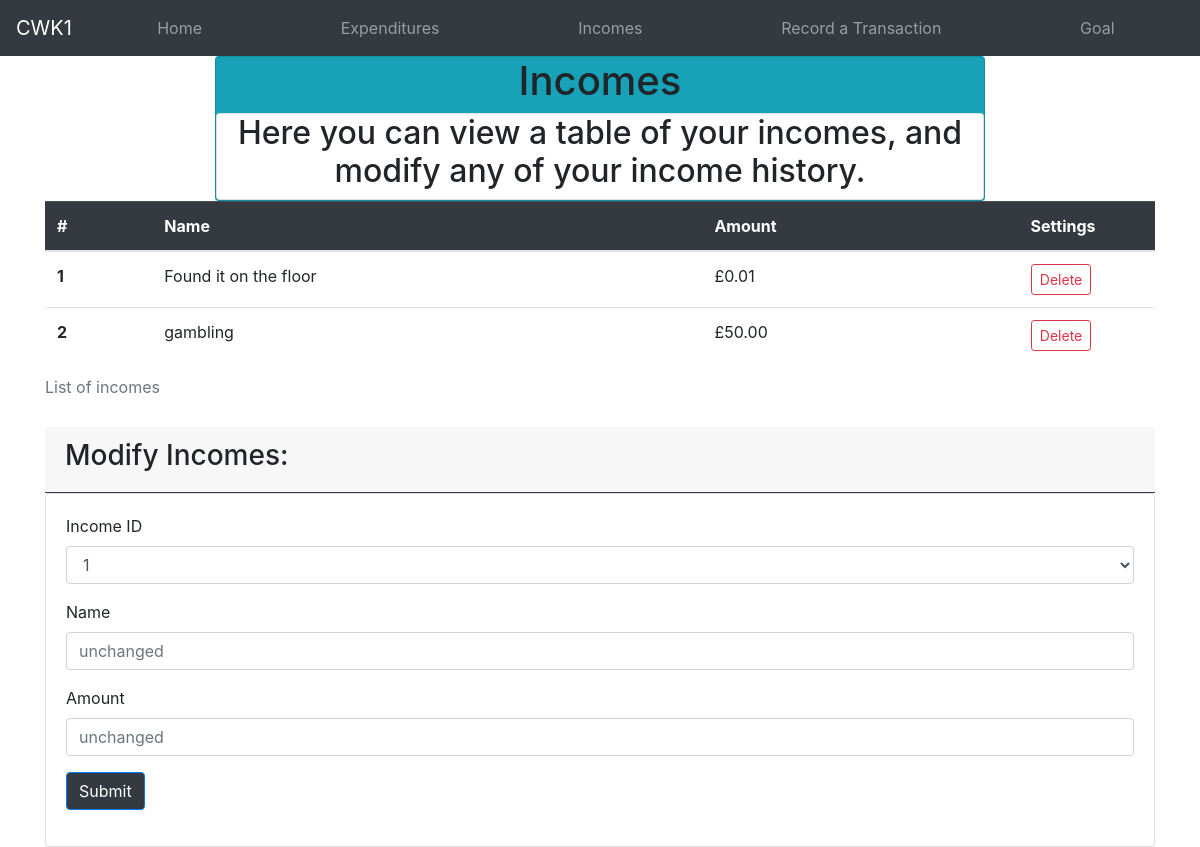
/incomes, run on an earlier commit of the app's database.
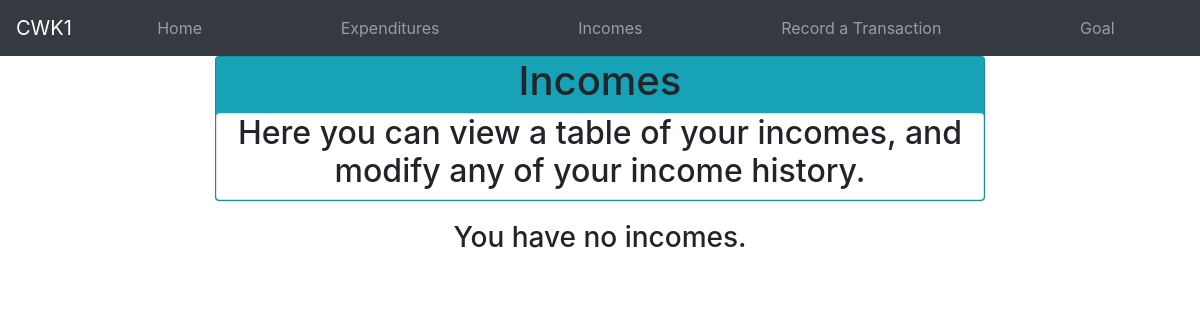
And on a later commit of the database.
### app/models.py (models this page shows)
class Income(db.Model):
    id = db.Column(db.Integer, primary_key=True)
    name = db.Column(db.String(500), index=True, unique=True, nullable=False)
    amount = db.Column(db.Float, nullable=False)

### app/views.py (the view, shortened to what this page needs)
@app.route('/incomes', methods=['GET', 'POST'])
def incomes():
    modify_form = ModifyIncomeForm()
    with app.app_context():
        incomes_list = db.session.query(models.Income).all()
    for x in incomes_list:
        modify_form.id.choices.append(x.id)
    incomes_count = len(incomes_list)
    incomes = {
        'description': 'Here you can view a table of your incomes, and modify any of your income history.'}
    return render_template('incomes.html', title='Incomes', incomes_list=incomes_list, incomes_count=incomes_count, incomes=incomes, modify_form=modify_form)

### app/forms.py
class ModifyIncomeForm(FlaskForm):
    id = SelectField('Income ID', validators=[DataRequired()], choices=[])
    name = StringField('Name', validators=[Optional()])
    amount = FloatField('Amount', validators=[
                        Optional(), NumberRange(min=0.01, max=9.0e12)])
    submit = SubmitField('Save Changes')

### app/templates/incomes.html (shortened to what this page needs)
{% extends "base.html" %}]
{%block content%}
<div class="flex-row">
  <div class="card bg-info text-center">
  <h1>Incomes</h1>
  <div class="card">
      <h2>{{incomes.description}}</h2>
      </div>
  </div>
  </div>
  </div>
{% if incomes_count>0 %}
<div class="container">
    <table class="table table-hover">
        <caption>List of incomes</caption>
        <thead class="table-dark">
          <tr>
            <th scope="col">#</th>
            <th scope="col">Name</th>
            <th scope="col">Amount</th>
            <th scope="col">
              <div class="row justify-content-md-center">
                Settings
                </div>
            </th>
          </tr>
        </thead>
        <tbody>
          {% for x in range(1,incomes_count+1) %}
          <tr>
            <th scope="row">{{incomes_list[x-1].id}}</th>
            <td>{{incomes_list[x-1].name}}</td>
            <td>£{{'%0.2f'|format(incomes_list[x-1].amount|float)}}</td>
            <td>
              <div class="row justify-content-center">
                  <form method="post" action="{{ url_for('delete_income', id=incomes_list[x-1].id) }}" class="mr-1">
                      <button type="submit" class="btn btn-outline-danger btn-sm">Delete</button>
                  </form>
              </div>
          </td>
          </tr>
          {% endfor %}
        </tbody>
      </table>
      <div class="card-header border-dark">
        <h3>Modify Incomes:</h3>
      </div>
      <div class="card card-body">
        <form method="post" action="" name="incomeform">
            <div class="mb-3">
                {{ modify_form.id.label }}
                {{ modify_form.id(class="form-control") }}
            </div>
            <div class="mb-3">
                {{ modify_form.name.label }}
                {{ modify_form.name(class="form-control", placeholder='unchanged')}}
            </div>
            <div class="mb-3">
                {{ modify_form.amount.label }}
                {{ modify_form.amount(class="form-control", placeholder='unchanged')}}
            </div>
            <p><input type="submit" class="btn btn-primary bg-dark" value="Submit"></p>
        </form>
        </div>
</div>
{% else %}
<div class="container">
    <div class="card-body">
        <div class="row justify-content-center">
            <h3>You have no incomes.</h3>
        </div>
    </div>
</div>
{%endif%}
{%endblock%}

### app/templates/base.html (shortened to what this page needs)
<!DOCTYPE html>
<html lang="en">
  <head>
  <link rel="stylesheet" href="https://stackpath.bootstrapcdn.com/bootstrap/4.2.1/css/bootstrap.min.css">
  </head>
  <body>
    <nav class="navbar navbar-expand-md navbar-dark bg-dark">
      <a class="navbar-brand" href="#">CWK1</a>
      <div class="collapse navbar-collapse" id="navbarSupportedContent">
          <ul class="navbar-nav w-100 justify-content-around">
              <li class="nav-item"><a class="nav-link" href="/home">Home <span class="sr-only">(current)</span></a></li>
              <li class="nav-item"><a class="nav-link" href="/expenditures">Expenditures</a></li>
              <li class="nav-item"><a class="nav-link" href="/incomes">Incomes</a></li>
              <li class="nav-item"><a class="nav-link" href="/form">Record a Transaction</a></li>
              <li class="nav-item"><a class="nav-link" href="/goal">Goal</a></li>
          </ul>
      </div>
  </nav>
    <div class="container-fluid">
      <div class="row">
        <div class="col-2"></div>
          <div class="col-8 justify-content-center">
            {% block content %}{% endblock %}
          </div>
        </div>
  </body>
</html>

What changed in the data, as far as the page shows it:
removed Income: id "1", name "Found it on the floor", amount "0.01"
removed Income: id "2", name "gambling", amount "50.00"
Also different on the page:
{{ modify_form.id.label }}: "Income ID" → (not shown)
form field id: "1" → (not shown)
{{ modify_form.name.label }}: "Name" → (not shown)
{{ modify_form.amount.label }}: "Amount" → (not shown)
form field value: "Submit" → (not shown)
text no longer shown: "List of incomes # Name Amount Settings Modify Incomes:"
text now shown: "You have no incomes."
list line gone: "£ Delete"
